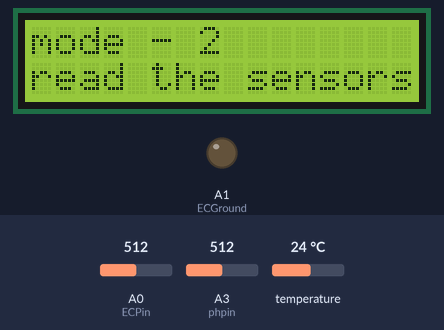
A sketch run on a simulated Arduino Uno, built with avr-gcc and run on an emulated ATmega328P. Parts: 16×2 character LCD, output pins drawn as LEDs (lit = HIGH). Inputs (shaded band) come from the test bench; at power-on: A3 (phpin) = 512, temperature 24 °C, A0 (ECPin) = 512. Pins used as bus, display or sensor lines are not drawn; what the sketch prints to the serial monitor is not drawn.

Above: at 2.4 s.
2.5 s: A3 (phpin) set to 490
At 13.3 s:
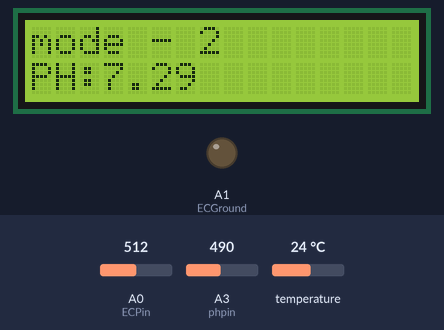
15.4 s: temperature set to 12 °C
At 22.5 s:
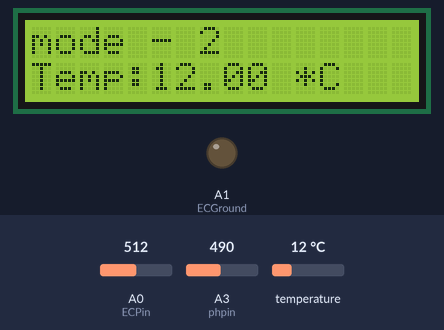
25.6 s: A0 (ECPin) set to 490
At 32.7 s:
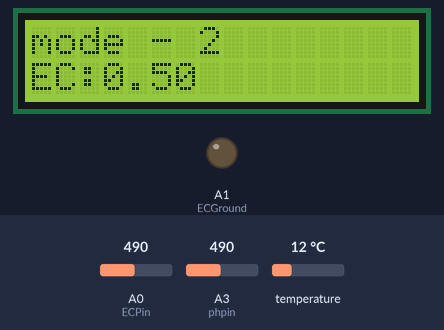
35.7 s: A3 (phpin) set to 510
At 45.1 s:
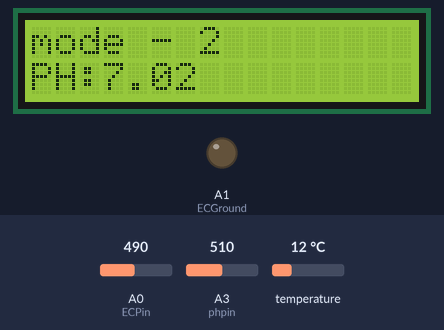
47.9 s: temperature set to 19 °C
At 55.5 s:
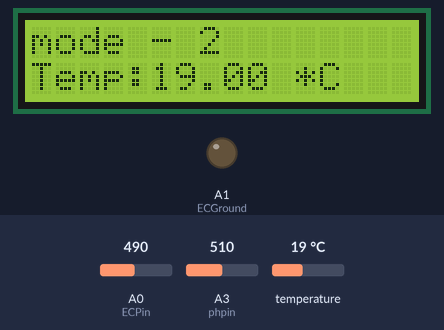
58.0 s: A0 (ECPin) set to 510
At 65.6 s:
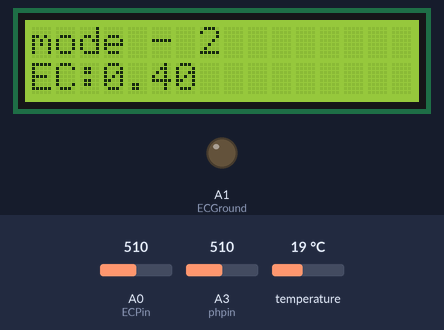
Timing chart, 0 to 67.1 s (numbered marks = the images above; inputs shaded):
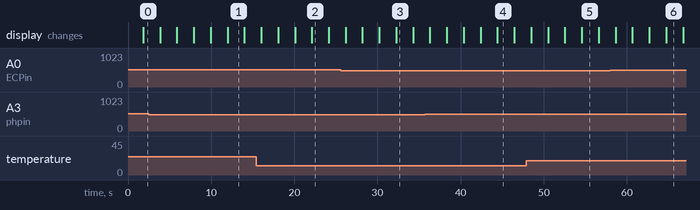

Measured:
- what the display in image 1 shows lasts 2.0 s, from 12.0 s to 14.0 s
- what the display in image 3 shows lasts 2.1 s, from 32.2 s to 34.3 s

The sketch:

read_ph.ino
```cpp
#include <LiquidCrystal_I2C.h>
#include <DS3231.h>
#include <Wire.h>
#include <OneWire.h>
#include <DallasTemperature.h>

void controlaEC();
void GetEC();

//************************* User Defined Variables ********************************************************//


//##################################################################################
//-----------  Do not Replace R1 with a resistor lower than 300 ohms    ------------
//##################################################################################


int R1 = 1000;
int Ra = 25; //Resistance of powering Pins
int ECPin = A0;
int ECGround = A1;
int ECPower = A2;


//*********** Converting to ppm [Learn to use EC it is much better**************//
// Hana      [USA]        PPMconverion:  0.5
// Eutech    [EU]          PPMconversion:  0.64
//Tranchen  [Australia]  PPMconversion:  0.7
// Why didnt anyone standardise this?


float PPMconversion = 0.7;


//*************Compensating for temperature ************************************//
//The value below will change depending on what chemical solution we are measuring
//0.019 is generaly considered the standard for plant nutrients [google "Temperature compensation EC" for more info
float TemperatureCoef = 0.019; //this changes depending on what chemical we are measuring


//********************** Cell Constant For Ec Measurements *********************//
//Mine was around 2.9 with plugs being a standard size they should all be around the same
//But If you get bad readings you can use the calibration script and fluid to get a better estimate for K
float K = 2.88;


//************ Temp Probe Related *********************************************//
#define ONE_WIRE_BUS 11          // Data wire For Temp Probe is plugged into pin 11 on the Arduino

//***************************** END Of Recomended User Inputs *****************************************************************//

OneWire oneWire(ONE_WIRE_BUS);// Setup a oneWire instance to communicate with any OneWire devices
DallasTemperature sensors(&oneWire);// Pass our oneWire reference to Dallas Temperature.


const byte phpin = A3;
float phValue;


float Temperature = 10;
float EC = 0;
float EC25 = 0;
int ppm = 0;

float raw = 0;
float Vin = 5;
float Vdrop = 0;
float Rc = 0;
float buffer = 0;


// Modulo I2C display no endereco 0x27
LiquidCrystal_I2C lcd(0x27, 2, 1, 0, 4, 5, 6, 7, 3, POSITIVE);


void setup() {
  Serial.begin(9600);
  //Inicializa LCD 16 x 2
  lcd.begin (16, 2);

  pinMode(ECPin, INPUT);
  pinMode(ECPower, OUTPUT); //Setting pin for sourcing current
  pinMode(ECGround, OUTPUT); //setting pin for sinking current
  digitalWrite(ECGround, LOW); //We can leave the ground connected permanantly

  delay(100);

  sensors.begin();// gives sensor time to settle

  delay(100);

  R1 = (R1 + Ra);
}

//************ This Loop Is called From Main Loop************************//
void GetEC() {


  //*********Reading Temperature Of Solution *******************//
  sensors.requestTemperatures();// Send the command to get temperatures
  Temperature = sensors.getTempCByIndex(0); //Stores Value in Variable


  //************Estimates Resistance of Liquid ****************//
  digitalWrite(ECPower, HIGH);
  raw = analogRead(ECPin);
  raw = analogRead(ECPin); // This is not a mistake, First reading will be low beause if charged a capacitor
  digitalWrite(ECPower, LOW);


  //***************** Converts to EC **************************//
  Vdrop = (Vin * raw) / 1024.0;
  Rc = (Vdrop * R1) / (Vin - Vdrop);
  Rc = Rc - Ra; //acounting for Digital Pin Resitance
  EC = 1000 / (Rc * K);


  //*************Compensating For Temperaure********************//
  EC25  =  EC / (1 + TemperatureCoef * (Temperature - 25.0));
  ppm = (EC25) * (PPMconversion * 1000);


  ;
}
//************************** End OF EC Function ***************************//

//************************************* Main Loop - controlaEC() ***************************************************************//

//Moved Heavy Work To subroutines so you can call them from main loop without cluttering the main loop
void controlaEC() {
  static unsigned long delayEC;

  if ( (millis() - delayEC) < 500) {

    GetEC();          //Calls Code to Go into GetEC() Loop [Below Main Loop] dont call this more that 1/5 hhz [once every five seconds] or you will polarise the water
    //PrintReadingsEC();  // Cals Print routine [below main loop]

  }

  if ( (millis() - delayEC) >= 4500) {
    //Zera a variavel delayPisca com o tempo atual depois que passar 800 ms
    delayEC = millis();
  }

}
//************************************** End Of Main Loop **********************************************************************//


void loop() {
  static unsigned long delayPisca;
  //*********Reading Temperature Of Solution *******************//
  sensors.requestTemperatures();// Send the command to get temperatures
  Temperature = sensors.getTempCByIndex(0); //Stores Value in Variable

  controlaEC();
  GetEC();

  phValue = (1023 - analogRead(phpin)) /73.07;

  Serial.print("PH = ");
  Serial.println(phValue, 2);


  lcd.setCursor(0, 0);
  lcd.print("mode - 2");
  lcd.setCursor(0, 1);
  lcd.print("read the sensors");


  delay(2000);
  lcd.clear();
  lcd.setCursor(0, 0);
  lcd.print("mode - 2");
  lcd.setCursor(0, 1);
  lcd.print("PH:");
  lcd.print(phValue);


  delay(2000);
  lcd.clear();
  lcd.setCursor(0, 0);
  lcd.print("mode - 2");
  lcd.setCursor(0, 1);
  lcd.print("Temp:");
  lcd.print(Temperature);
  lcd.print(" *C ");


  delay(2000);
  lcd.clear();
  lcd.setCursor(0, 0);
  lcd.print("mode - 2");
  lcd.setCursor(0, 1);
  lcd.print("EC:");
  lcd.print(EC25);


  delay(500);
}
```
